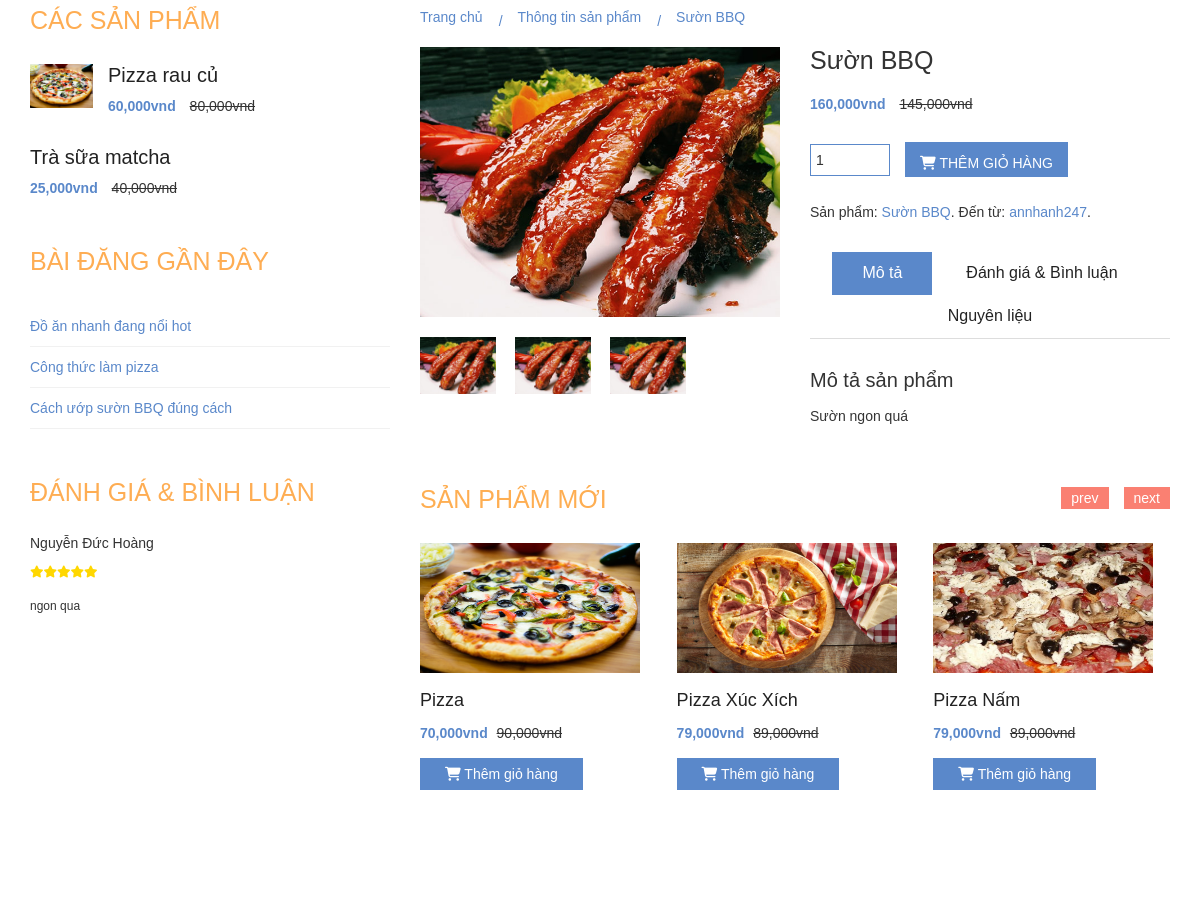
Before: /client/index.php?controller=chitietsanpham&id=5 (middle part) with the older database file.
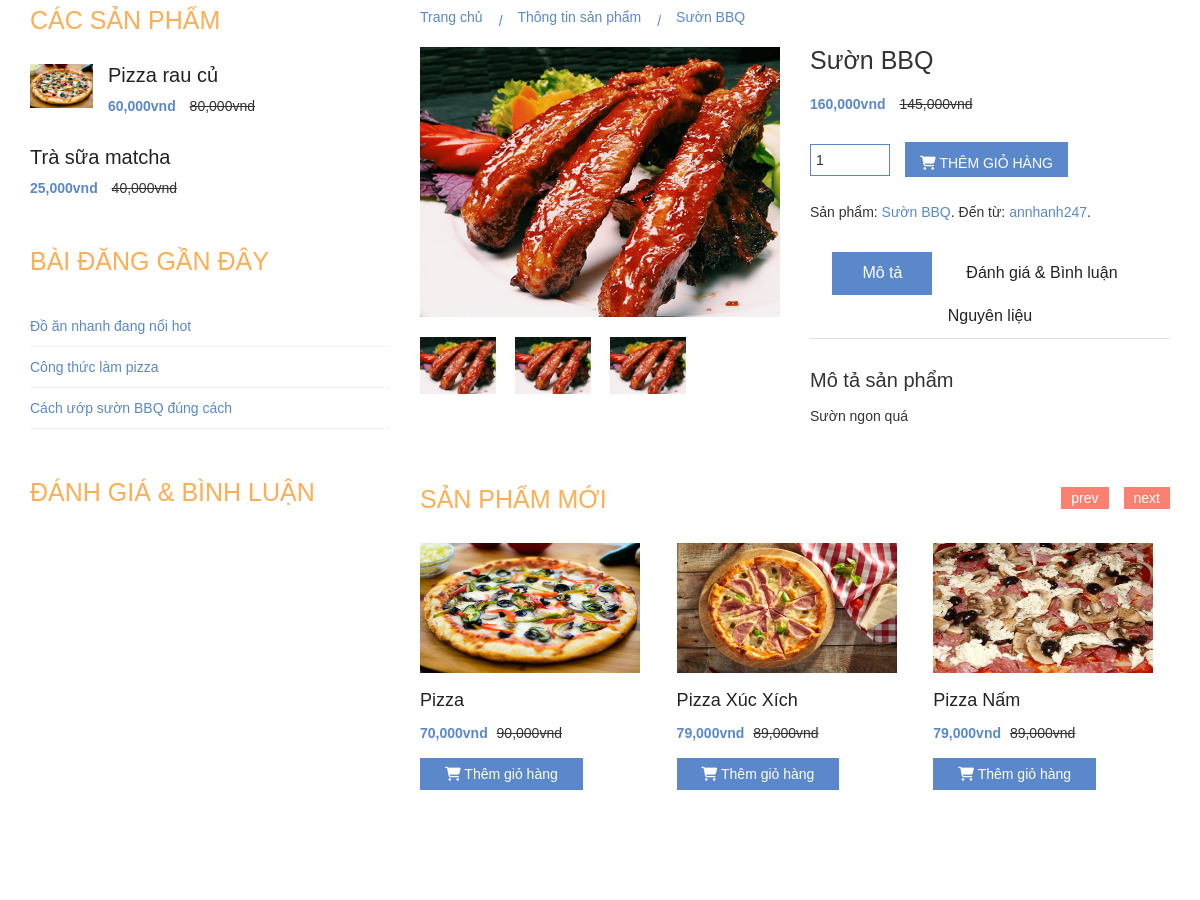
After: the same page with the newer database file.
### tables this page shows
CREATE TABLE `binhluan_danhgia` (
  `id` int(11) NOT NULL,
  `khachhang_id` int(11) DEFAULT NULL,
  `sanpham_id` int(11) DEFAULT NULL,
  `danhgia` varchar(30) DEFAULT NULL,
  `noidungbinhluan` varchar(500) DEFAULT NULL
);

CREATE TABLE `khachhang` (
  `id` int(11) NOT NULL,
  `anh` varchar(50) DEFAULT NULL,
  `tendangnhap` varchar(50) DEFAULT NULL,
  `matkhau` varchar(100) DEFAULT NULL,
  `hovaten` varchar(50) DEFAULT NULL,
  `gioitinh` varchar(20) DEFAULT NULL,
  `diachi` varchar(50) DEFAULT NULL,
  `sodienthoai` varchar(12) DEFAULT NULL,
  `email` varchar(50) DEFAULT NULL,
  `ngaytao` timestamp NOT NULL DEFAULT current_timestamp()
);

CREATE TABLE `sanpham` (
  `id` int(11) NOT NULL,
  `nhacungcap_id` int(11) DEFAULT NULL,
  `danhmuc_id` int(11) DEFAULT NULL,
  `tensanpham` varchar(50) DEFAULT NULL,
  `anhsanpham` varchar(50) DEFAULT NULL,
  `giamoi` decimal(15,2) DEFAULT NULL,
  `giacu` decimal(15,2) DEFAULT NULL,
  `soluong` int(11) DEFAULT NULL,
  `mota` varchar(500) DEFAULT NULL,
  `nguyenlieu` varchar(500) NOT NULL,
  `ngaythemsanpham` timestamp NOT NULL DEFAULT current_timestamp()
);

### client/controller/C_chitietsanpham.php (called while the page is built, shortened)
<?php
$id=$_GET['id'];
$sanpham = $db->get('sanpham',array('id'=>$id));
$pizza = $db->get('sanpham', array('danhmuc_id' => 1));
$suonbbq = $db->get('sanpham', array('danhmuc_id' => 2));
$binhluan_danhgia = $db->get('binhluan_danhgia', array('sanpham_id' => $id));
require './view/V_chitietsanpham.php';

### client/index.php (called while the page is built, shortened)
<?php
include 'model/m_database.php';
$db = new database();
if (isset($_GET['controller'])) {
    $controller = $_GET['controller'];
} else {
    $controller = 'trangchu';
}
 include 'controller/C_' . $controller . '.php';

### client/model/m_database.php (called while the page is built, shortened)
<?php
class database
{
    protected $conn = null;
    protected $host = 'localhost';
    protected $user = 'root';
    protected $pass = '';
    protected $dbname = 'do_an_nhanh';
    public function __construct()
    {
        $this->conn = new mysqli($this->host, $this->user, $this->pass, $this->dbname);
    }
    public function get($table, $condittion = array())
    {
        $sql = "SELECT * FROM $table";
        if (!empty($condittion)) {
            $sql .= " WHERE";
            foreach ($condittion as $key => $value) {
                $sql .= " $key = '$value' AND";
            }
            $sql = trim($sql, "AND");
        }
        $query = mysqli_query($this->conn, $sql);
        $ketqua = array();
        if ($query) {
            while ($row = mysqli_fetch_assoc($query)) {
                $ketqua[] = $row;
            }
        }
        return $ketqua;
    }
}

### client/view/V_chitietsanpham.php (the view, shortened to what the changed rows need)
<!DOCTYPE html>
<html lang="vi">
<head>
    <link rel="stylesheet" href="css/bootstrap.min.css">
    <link rel="stylesheet" href="css/font-awesome.min.css">
    <link rel="stylesheet" href="https://cdnjs.cloudflare.com/ajax/libs/font-awesome/6.3.0/css/all.min.css">
    <link rel="stylesheet" href="css/owl.carousel.css">
    <link rel="stylesheet" href="css/style.css">
    <link rel="stylesheet" href="css/responsive.css">
</head>
<body>
    <div class="single-product-area">
        <div class="container">
            <div class="row">
                <div class="col-md-4">
                    <div class="single-sidebar">
                        <h2 class="sidebar-title">Các sản phẩm</h2>
                        <div class="thubmnail-recent">
                            <h2><a style="text-decoration: none;" href="#">Pizza rau củ</a></h2>
                        </div>
                        <div class="thubmnail-recent">
                            <h2><a style="text-decoration: none;" href="#">Trà sữa matcha</a></h2>
                        </div>
                    </div>
                    <div class="single-sidebar">
                        <h2 class="sidebar-title">Bài đăng gần đây</h2>
                    </div>
                    <div class="single-sidebar">
                        <h2 class="sidebar-title">Đánh giá & Bình luận</h2>
                        <ul>
                            <?php
                            foreach ($binhluan_danhgia as $key => $value) { ?>
                                <div>
                                    <?php
                                    foreach ($binhluan_danhgia as $key => $value) {
                                        $tenkh = $db->get('khachhang', array('id' => $value['khachhang_id']));
                                    }
                                    ?>
                                    <h5><?php echo $tenkh[0]['hovaten'] ?></h5>
                                    <h6>
                                        <?php
                                        foreach ($binhluan_danhgia as $key => $value) {
                                        }
                                        switch ($value['danhgia']) {
                                            case '5':
                                                echo '<i style="color: gold;" class="fa-solid fa-star"></i><i style="color: gold;" class="fa-solid fa-star"></i><i style="color: gold;" class="fa-solid fa-star"></i><i style="color: gold;" class="fa-solid fa-star"></i><i style="color: gold;" class="fa-solid fa-star"></i>';
                                                break;
                                        }
                                        ?>
                                        <p style="padding-top: 20px;"><?php echo $value['noidungbinhluan']; ?></p>
                                    </h6>
                                </div>
                            <?php } ?>
                        </ul>
                    </div>
                </div>
                <div class="col-md-8">
                    <div class="product-content-right">
                        <div class="product-breadcroumb">
                            <a style="text-decoration: none;" href="?controller=trangchu">Trang chủ</a>
                            <a style="text-decoration: none;" href="#">Thông tin sản phẩm</a>
                            <a style="text-decoration: none;" href><?php echo $sanpham[0]['tensanpham'] ?></a>
                        </div>
                        <div class="row">
                            <div class="col-sm-6">
                                <div class="product-images">
                                    <div class="product-main-img">
                                        <img src="<?php echo $sanpham[0]['anhsanpham'] ?>" alt="anhsanpham">
                                    </div>
                                    <div class="product-gallery">
                                        <img src="<?php echo $sanpham[0]['anhsanpham'] ?>" alt="anhsanpham">
                                        <img src="<?php echo $sanpham[0]['anhsanpham'] ?>" alt="anhsanpham">
                                        <img src="<?php echo $sanpham[0]['anhsanpham'] ?>" alt="anhsanpham">
                                    </div>
                                </div>
                            </div>
                            <div class="col-sm-6">
                                <div class="product-inner">
                                    <?php
                                    foreach ($sanpham as $key => $value) { ?>
                                        <h2 class="product-name"><?php echo $sanpham[0]['tensanpham'] ?></h2>
                                        <div class="product-inner-price">
                                            <ins><?php echo number_format($sanpham[0]['giamoi']) ?>vnd</ins> <del><?php echo number_format($sanpham[0]['giacu']) ?>vnd</del>
                                        </div>
                                        <form action="?controller=themgiohang&id=<?php echo $value['id'] ?>" class="cart" method="post">
                                            <div class="quantity" style="margin-top: 5px;">
                                                <input style="width: 80px;" type="number" size="5" class="input-text qty text" title="Qty" value="1" name="quantity" min="1" max="1000" step="1">
                                            </div>
                                            <button style="height: 35px; margin-top: 3px;" type="submit" name="btn_themgiohang"><i class="fa-sharp fa-solid fa-cart-shopping"></i> Thêm giỏ hàng</button>
                                        </form>
                                        <div class="product-inner-category">
                                            <p>Sản phẩm: <a style="text-decoration: none;" href="#"><?php echo $sanpham[0]['tensanpham'] ?></a>.
                                                Đến từ: <a style="text-decoration: none;" href="#">annhanh247</a>.
                                            </p>
                                        </div>
                                    <?php } ?>
                                    <div role="tabpanel">
                                        <ul class="product-tab" role="tablist">
                                        </ul>
                                        <div class="tab-content">
                                            <div role="tabpanel" class="tab-pane fade in active" id="home">
                                                <h2>Mô tả sản phẩm</h2>
                                                <?php
                                                foreach ($sanpham as $key => $value) { ?>
                                                    <p><?php echo $sanpham[0]['mota'] ?></p>
                                                <?php } ?>
                                            </div>
                                        </div>
                                    </div>
                                </div>
                            </div>
                        </div>
                        <div class="related-products-wrapper">
                            <h2 class="related-products-title">Sản phẩm mới</h2>
                            <div class="related-products-carousel">
                                <?php
                                foreach ($pizza as $key => $value) { ?>
                                    <div class="single-product">
                                        <div class="product-f-image">
                                            <a href="?controller=chitietsanpham&id=<?php echo $value['id'] ?>"><img style="width: 220px; height: 130px;" src="<?php echo $value['anhsanpham']; ?>" alt="anhsanpham"></a>
                                        </div>
                                        <h2><a href="?controller=chitietsanpham&id=<?php echo $value['id'] ?>"><?php echo $value['tensanpham']; ?></a></h2>
                                        <div class="product-carousel-price">
                                            <ins><?php echo number_format($value['giamoi']) ?>vnd</ins> <del><?php echo number_format($value['giacu']) ?>vnd</del>
                                        </div>
                                        <div class="product-option-shop">
                                            <a class="add_to_cart_button" data-quantity="1" data-product_sku data-product_id="70" rel="nofollow" href="?controller=themgiohang&id=<?php echo $value['id'] ?>"><i class="fa-sharp fa-solid fa-cart-shopping"></i>
                                                Thêm giỏ hàng</a>
                                        </div>
                                    </div>
                                <?php } ?>
                            </div>
                        </div>
                    </div>
                </div>
            </div>
        </div>
    </div>
</body>
</html>

Changed rows visible on the page:
removed binhluan_danhgia: khachhang.hovaten "Nguyễn Đức Hoàng", danhgia "5" (drawn), noidungbinhluan "ngon qua"
